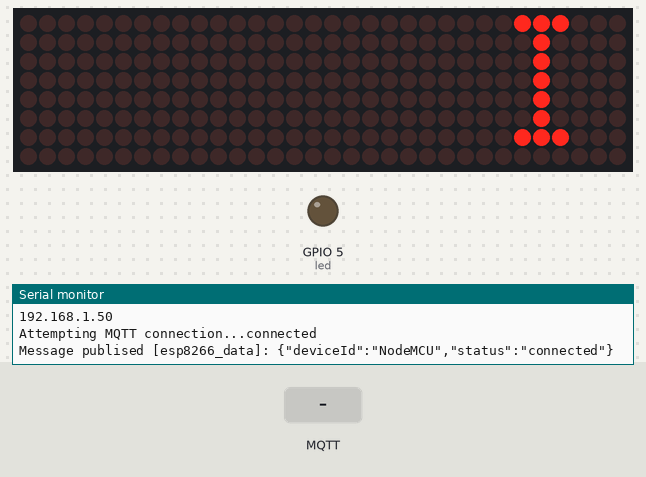
Simulated run of this sketch. Board: ESP8266 (NodeMCU). Parts: 32×8 LED matrix, output pins drawn as LEDs (lit = HIGH), the last lines printed to the serial monitor. The inputs (shaded band) are chosen by the test bench. WiFi joins after 1.5 s; servers stay silent unless stated; random numbers use the default seed unless the sketch sets one; no MQTT or app messages arrive unless stated.

Above: at 2.7 s.
2.8 s: MQTT message "set_led_display" arrives on the first subscribed topic
At 2.91 s:
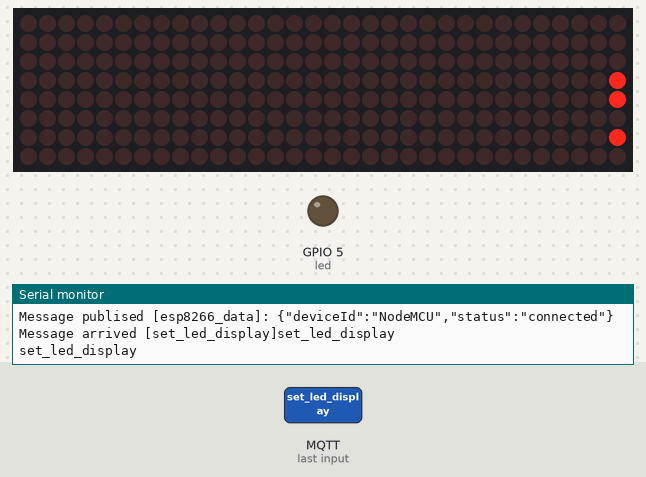
4.9 s: MQTT message "on" arrives on the first subscribed topic
At 5.11 s:
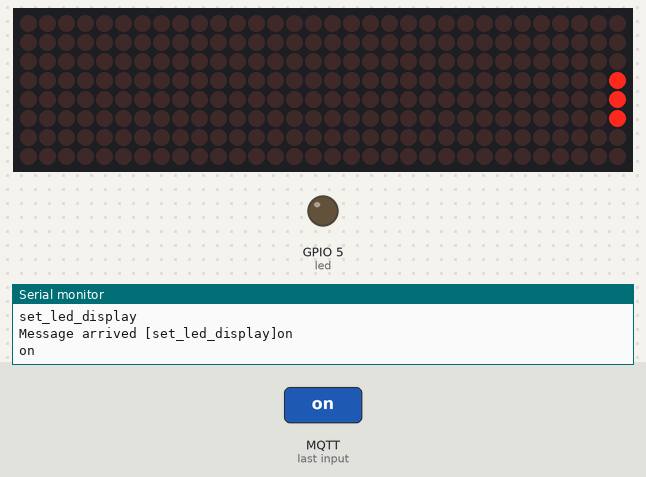
6.9 s: MQTT message "off" arrives on the first subscribed topic
At 7.31 s:
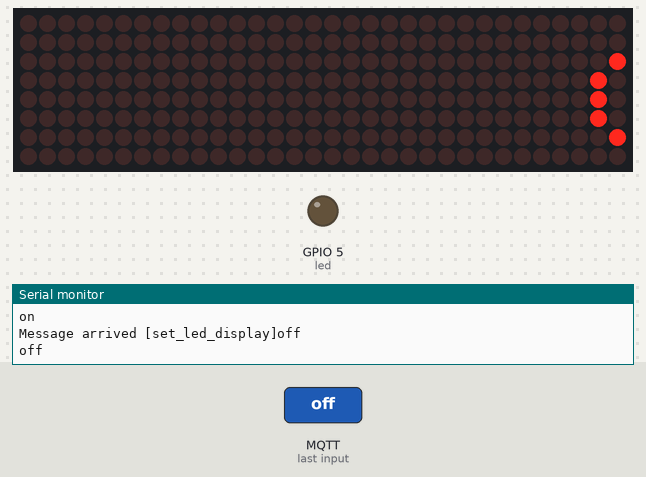
9.1 s: MQTT message "1" arrives on the first subscribed topic
At 9.31 s:
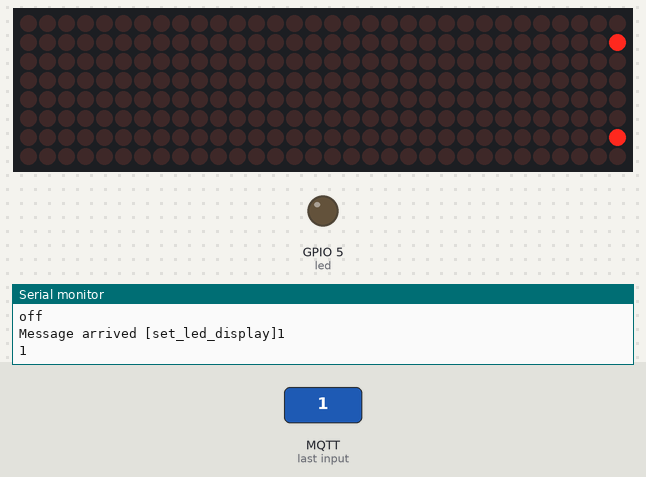
Timing chart, 0 to 11.7 s (numbered marks = the images above; inputs shaded):
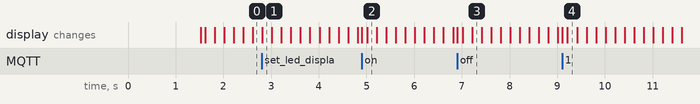

The sketch:

wifi-display-nodemcu.ino
```cpp
#ifdef ESP8266
 #include <ESP8266WiFi.h>
 #else
 #include <WiFi.h>
#endif

#include <ArduinoJson.h>
#include <PubSubClient.h>
#include <WiFiClientSecure.h>

#include <MD_Parola.h>
#include <MD_MAX72xx.h>
#include <SPI.h>

#define HARDWARE_TYPE MD_MAX72XX::FC16_HW

#define MAX_DEVICES 4
#define CS_PIN 15

MD_Parola myDisplay = MD_Parola(HARDWARE_TYPE, CS_PIN, MAX_DEVICES);

/**** LED Settings *******/
const int led = 5; //Set LED pin as GPIO5

/****** WiFi Connection Details *******/
const char* ssid = "your-wifi-ssid";
const char* password = "your-wifi-password";

/******* MQTT Broker Connection Details *******/
const char* mqtt_server = "abcd.s2.eu.hivemq.cloud";
const char* mqtt_username = "mqtt-device-username";
const char* mqtt_password = "mqtt-device-password";
const int mqtt_port =8883;

/**** Secure WiFi Connectivity Initialisation *****/
WiFiClientSecure espClient;

/**** MQTT Client Initialisation Using WiFi Connection *****/
PubSubClient client(espClient);

unsigned long lastMsg = 0;
#define MSG_BUFFER_SIZE (50)
char msg[MSG_BUFFER_SIZE];

/****** root certificate *********/

static const char *root_ca PROGMEM = R"EOF(
-----BEGIN CERTIFICATE-----
MIIFazCCA1OgAwIBAgIRAIIQz7DSQONZRGPgu2OCiwAwDQYJKoZIhvcNAQELBQAw
TzELMAkGA1UEBhMCVVMxKTAnBgNVBAoTIEludGVybmV0IFNlY3VyaXR5IFJlc2Vh
cmNoIEdyb3VwMRUwEwYDVQQDEwxJU1JHIFJvb3QgWDEwHhcNMTUwNjA0MTEwNDM4
WhcNMzUwNjA0MTEwNDM4WjBPMQswCQYDVQQGEwJVUzEpMCcGA1UEChMgSW50ZXJu
ZXQgU2VjdXJpdHkgUmVzZWFyY2ggR3JvdXAxFTATBgNVBAMTDElTUkcgUm9vdCBY
MTCCAiIwDQYJKoZIhvcNAQEBBQADggIPADCCAgoCggIBAK3oJHP0FDfzm54rVygc
h77ct984kIxuPOZXoHj3dcKi/vVqbvYATyjb3miGbESTtrFj/RQSa78f0uoxmyF+
0TM8ukj13Xnfs7j/EvEhmkvBioZxaUpmZmyPfjxwv60pIgbz5MDmgK7iS4+3mX6U
A5/TR5d8mUgjU+g4rk8Kb4Mu0UlXjIB0ttov0DiNewNwIRt18jA8+o+u3dpjq+sW
T8KOEUt+zwvo/7V3LvSye0rgTBIlDHCNAymg4VMk7BPZ7hm/ELNKjD+Jo2FR3qyH
B5T0Y3HsLuJvW5iB4YlcNHlsdu87kGJ55tukmi8mxdAQ4Q7e2RCOFvu396j3x+UC
B5iPNgiV5+I3lg02dZ77DnKxHZu8A/lJBdiB3QW0KtZB6awBdpUKD9jf1b0SHzUv
KBds0pjBqAlkd25HN7rOrFleaJ1/ctaJxQZBKT5ZPt0m9STJEadao0xAH0ahmbWn
OlFuhjuefXKnEgV4We0+UXgVCwOPjdAvBbI+e0ocS3MFEvzG6uBQE3xDk3SzynTn
jh8BCNAw1FtxNrQHusEwMFxIt4I7mKZ9YIqioymCzLq9gwQbooMDQaHWBfEbwrbw
qHyGO0aoSCqI3Haadr8faqU9GY/rOPNk3sgrDQoo//fb4hVC1CLQJ13hef4Y53CI
rU7m2Ys6xt0nUW7/vGT1M0NPAgMBAAGjQjBAMA4GA1UdDwEB/wQEAwIBBjAPBgNV
HRMBAf8EBTADAQH/MB0GA1UdDgQWBBR5tFnme7bl5AFzgAiIyBpY9umbbjANBgkq
hkiG9w0BAQsFAAOCAgEAVR9YqbyyqFDQDLHYGmkgJykIrGF1XIpu+ILlaS/V9lZL
ubhzEFnTIZd+50xx+7LSYK05qAvqFyFWhfFQDlnrzuBZ6brJFe+GnY+EgPbk6ZGQ
3BebYhtF8GaV0nxvwuo77x/Py9auJ/GpsMiu/X1+mvoiBOv/2X/qkSsisRcOj/KK
NFtY2PwByVS5uCbMiogziUwthDyC3+6WVwW6LLv3xLfHTjuCvjHIInNzktHCgKQ5
ORAzI4JMPJ+GslWYHb4phowim57iaztXOoJwTdwJx4nLCgdNbOhdjsnvzqvHu7Ur
TkXWStAmzOVyyghqpZXjFaH3pO3JLF+l+/+sKAIuvtd7u+Nxe5AW0wdeRlN8NwdC
jNPElpzVmbUq4JUagEiuTDkHzsxHpFKVK7q4+63SM1N95R1NbdWhscdCb+ZAJzVc
oyi3B43njTOQ5yOf+1CceWxG1bQVs5ZufpsMljq4Ui0/1lvh+wjChP4kqKOJ2qxq
4RgqsahDYVvTH9w7jXbyLeiNdd8XM2w9U/t7y0Ff/9yi0GE44Za4rF2LN9d11TPA
mRGunUHBcnWEvgJBQl9nJEiU0Zsnvgc/ubhPgXRR4Xq37Z0j4r7g1SgEEzwxA57d
emyPxgcYxn/eR44/KJ4EBs+lVDR3veyJm+kXQ99b21/+jh5Xos1AnX5iItreGCc=
-----END CERTIFICATE-----
)EOF";

/************* Connect to WiFi ***********/
void setup_wifi() {
  delay(10);
  Serial.print("\nConnecting to ");
  Serial.println(ssid);

  WiFi.mode(WIFI_STA);
  WiFi.begin(ssid, password);

  while (WiFi.status() != WL_CONNECTED) {
    delay(500);
    Serial.print(".");
  }
  randomSeed(micros());
  Serial.println("\nWiFi connected\nIP address: ");
  Serial.println(WiFi.localIP());
}

/************* Connect to MQTT Broker ***********/
void reconnect() {
  // Loop until we're reconnected
  while (!client.connected()) {
    Serial.print("Attempting MQTT connection...");
    String clientId = "ESP8266Client-";   // Create a random client ID
    clientId += String(random(0xffff), HEX);
    // Attempt to connect
    if (client.connect(clientId.c_str(), mqtt_username, mqtt_password)) {
      Serial.println("connected");

      client.subscribe("set_led_display");   // subscribe the topics here

        DynamicJsonDocument doc(1024);
        doc["deviceId"] = "NodeMCU";
        doc["status"] = "connected";
        char mqtt_message[128];
        serializeJson(doc, mqtt_message);
        publishMessage("esp8266_data", mqtt_message, true);

    } else {
      Serial.print("failed, rc=");
      Serial.print(client.state());
      Serial.println(" try again in 5 seconds");   // Wait 5 seconds before retrying
      delay(5000);
    }
  }
}

/***** Call back Method for Receiving MQTT messages and Switching LED ****/
String dotmatrixText = "";

void callback(char* topic, byte* payload, unsigned int length) {
  String incommingMessage = "";
  for (int i = 0; i < length; i++) incommingMessage+=(char)payload[i];

  Serial.println("Message arrived ["+String(topic)+"]"+incommingMessage);

  //--- check the incomming message
    if( strcmp(topic,"set_led_display") == 0){
      dotmatrixText = incommingMessage;
      const char* myCharArray = dotmatrixText.c_str();
      Serial.println(myCharArray);
      myDisplay.displayClear();
      myDisplay.displayScroll(myCharArray, PA_CENTER, PA_SCROLL_LEFT, 200);
  }

}

/**** Method for Publishing MQTT Messages **********/
void publishMessage(const char* topic, String payload , boolean retained){
  if (client.publish(topic, payload.c_str(), true))
      Serial.println("Message publised ["+String(topic)+"]: "+payload);
}

/**** Application Initialisation Function******/
void setup() {
  pinMode(led, OUTPUT); //set up LED
  Serial.begin(9600);
  while (!Serial) delay(1);
  setup_wifi();

  #ifdef ESP8266
    espClient.setInsecure();
  #else
    espClient.setCACert(root_ca);      // enable this line and the the "certificate" code for secure connection
  #endif

  client.setServer(mqtt_server, mqtt_port);
  client.setCallback(callback);

  myDisplay.begin();
  myDisplay.setIntensity(4);
  myDisplay.displayClear();
  myDisplay.displayScroll("I am alive!", PA_CENTER, PA_SCROLL_LEFT, 200);
}

/******** Main Function *************/
void loop() {
  if (!client.connected()) reconnect(); // check if client is connected
  client.loop();

  if (myDisplay.displayAnimate()) {
    myDisplay.displayReset();
  }
}
```
